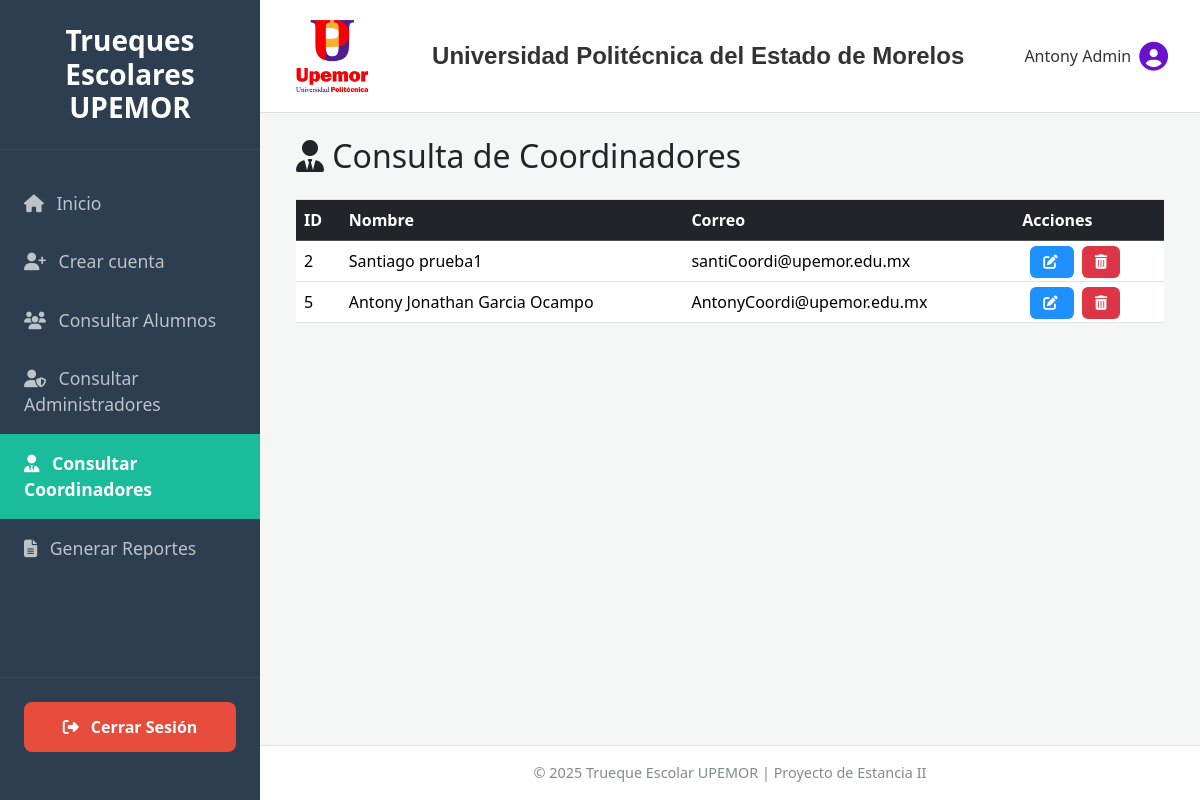
Screenshot of /index.php?action=coord_consultar (signed in) with the database file from the repository.
### tables this page shows
CREATE TABLE `coordinadores` (
  `id_coordi` int(11) NOT NULL,
  `nombre` varchar(250) DEFAULT NULL,
  `correo` varchar(250) DEFAULT NULL,
  `contra` varchar(250) DEFAULT NULL
);

### app/controllers/CoordinadorController.php (called while the page is built, shortened)
<?php
class CoordinadorController {
    private $db;
    private $coordiModel;
    public function __construct() {
        try {
            if (!isset($this->db)) {
                 $this->db = conectar();
            }
            $this->coordiModel = new CoordinadorModel($this->db);
        } catch (Exception $e) {
        }
    }
    public function consultar() {
        $coordinadores = $this->coordiModel->obtenerCoordinadores();
        include "app/views/consultarCoordi.php";
    }
}
?>

### config/dbConnection.php (called while the page is built, shortened)
<?php
    function conectar() {
        $host = "localhost";
        $user = "root";
        $pass = "";
        $dbname = "estancia";
        $charset = 'utf8mb4';
        $dsn = "mysql:host=$host;dbname=$dbname;charset=$charset";
        $options = [
            PDO::ATTR_ERRMODE => PDO::ERRMODE_EXCEPTION,
            PDO::ATTR_DEFAULT_FETCH_MODE => PDO::FETCH_ASSOC,
        ];
        try {
            return new PDO($dsn, $user, $pass, $options);
        } catch (PDOException $e) {
            die("Conexión fallida: " . $e->getMessage());
        }
    }
?>

### app/models/CoordinadorModel.php (called while the page is built, shortened)
<?php
class CoordinadorModel {
    private PDO $db;
    private string $table = 'coordinadores';
    public function __construct(PDO $dbConnection) {
        $this->db = $dbConnection;
    }
    public function obtenerCoordinadores() {
        try {
            $sql = "SELECT * FROM {$this->table}";
            $stmt = $this->db->prepare($sql);
            $stmt->execute();
            return $stmt->fetchAll(PDO::FETCH_ASSOC);
        } catch (PDOException $e) {
            error_log("CoordinadorModel::obtenerCoordinadores error: " . $e->getMessage());
            return [];
        }
    }
}

### app/views/consultarCoordi.php (the view, shortened to what this page needs)
<?php
$nombre_usuario = $_SESSION['user_nombre'] ?? 'Admin';
$usuario_a_editar = $usuario_a_editar ?? false;
$modo_edicion = $usuario_a_editar !== false;
?>
<!DOCTYPE html>
<html lang="es">
<head>
    <link rel="stylesheet" href="bootstrap/css/style.css">
    <link rel="stylesheet" href="https://cdnjs.cloudflare.com/ajax/libs/font-awesome/6.4.2/css/all.min.css">
    <link href="https://cdn.jsdelivr.net/npm/bootstrap@5.3.2/dist/css/bootstrap.min.css" rel="stylesheet">
</head>
<body class="dashboard-body">
    <aside class="sidebar">
        <div class="sidebar-header">
            <h3>Trueques Escolares UPEMOR</h3>
        </div>
        <nav class="sidebar-nav">
            <a href="index.php?action=vistaAdmin"><i class="fas fa-home me-2"></i> Inicio</a>
            <a href="index.php?action=mostrarRegistro"><i class="fas fa-user-plus me-2"></i> Crear cuenta</a>
            <a href="index.php?action=user_consultar"><i class="fas fa-users me-2"></i> Consultar Alumnos</a>
            <a href="index.php?action=admin_consultar"><i class="fas fa-user-shield me-2"></i> Consultar Administradores</a>
            <a href="index.php?action=coord_consultar" class="active"><i class="fas fa-user-tie me-2"></i> Consultar Coordinadores</a>
            <a href="index.php?action=generar_reportes"><i class="fas fa-file-alt me-2"></i> Generar Reportes</a>
        </nav>
        <div class="sidebar-footer">
            <a href="index.php?action=logout" class="logout-btn">
                <i class="fas fa-sign-out-alt me-2"></i> Cerrar Sesión
            </a>
        </div>
    </aside>
    <div class="main-wrapper">
        <header class="dashboard-header">
            <img src="img/upemor.png" alt="Logo Upemor" class="header-logo">
            <h1 class="header-title">Universidad Politécnica del Estado de Morelos</h1>
            <div class="header-user">
                <span><?php echo htmlspecialchars($nombre_usuario); ?></span>
                <i class="fas fa-user-circle ms-2"></i>
            </div>
        </header>
        <main class="dashboard-content p-4">
            <div class="container-fluid">
                <div class="row">
                    <div class="col-12">
                        <h2 class="mb-4">
                            <i class="fas fa-user-tie"></i>
                            <?php echo $modo_edicion ? 'Editar Coordinador' : 'Consulta de Coordinadores'; ?>
                        </h2>
                    </div>
                </div>
                        <table class="table table-hover align-middle">
                            <thead class="table-dark">
                                <tr>
                                    <th>ID</th>
                                    <th>Nombre</th>
                                    <th>Correo</th>
                                    <th>Acciones</th>
                                </tr>
                            </thead>
                            <tbody>
                                <?php if (!empty($coordinadores)): ?>
                                    <?php foreach ($coordinadores as $coord): ?>
                                        <tr>
                                            <td><?php echo htmlspecialchars($coord['id_coordi']); ?></td>
                                            <td><?php echo htmlspecialchars($coord['nombre']); ?></td>
                                            <td><?php echo htmlspecialchars($coord['correo']); ?></td>
                                            <td>
                                                <a class="btn-accion-post btn-editar-post"
                                                   href="index.php?action=coord_editar&id=<?php echo htmlspecialchars($coord['id_coordi']); ?>"
                                                   title="Editar coordinador">
                                                    <i class="fas fa-edit"></i>
                                                </a>
                                                <a class="btn-accion-post btn-eliminar-post"
                                                   onclick="return confirm('¿Estás seguro de eliminar al coordinador?')"
                                                   href="index.php?action=coord_eliminar&id=<?php echo htmlspecialchars($coord['id_coordi']); ?>"
                                                   title="Eliminar coordinador">
                                                    <i class="fas fa-trash-alt"></i>
                                                </a>
                                            </td>
                                        </tr>
                                    <?php endforeach; ?>
                                <?php else: ?>
                                    <tr>
                                        <td colspan="4" class="text-center py-4">No hay coordinadores registrados.</td>
                                    </tr>
                                <?php endif; ?>
                            </tbody>
                        </table>
            </div>
        </main>
        <footer class="dashboard-footer">
            <p>© 2025 Trueque Escolar UPEMOR | Proyecto de Estancia II</p>
        </footer>
    </div>
</body>
</html>

### rows the page displays
coordinadores: id_coordi "2", nombre "Santiago prueba1", correo "santiCoordi@upemor.edu.mx"
coordinadores: id_coordi "5", nombre "Antony Jonathan Garcia Ocampo", correo "AntonyCoordi@upemor.edu.mx"

### other values shown
$nombre_usuario "Antony Admin"
